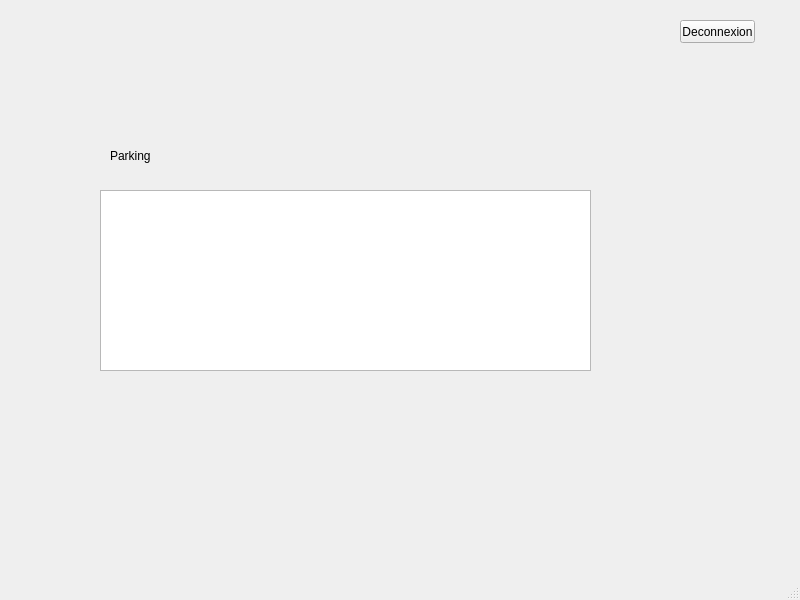
<?xml version="1.0" encoding="UTF-8"?>
<ui version="4.0">
 <class>ParkingInterface</class>
 <widget class="QMainWindow" name="ParkingInterface">
  <property name="geometry">
   <rect>
    <x>0</x>
    <y>0</y>
    <width>800</width>
    <height>600</height>
   </rect>
  </property>
  <property name="windowTitle">
   <string>MainWindow</string>
  </property>
  <widget class="QWidget" name="centralwidget">
   <widget class="QLabel" name="label">
    <property name="geometry">
     <rect>
      <x>110</x>
      <y>140</y>
      <width>81</width>
      <height>31</height>
     </rect>
    </property>
    <property name="text">
     <string>Parking</string>
    </property>
   </widget>
   <widget class="QTableView" name="TableParking">
    <property name="geometry">
     <rect>
      <x>100</x>
      <y>190</y>
      <width>491</width>
      <height>181</height>
     </rect>
    </property>
   </widget>
   <widget class="QPushButton" name="deconnexion">
    <property name="geometry">
     <rect>
      <x>680</x>
      <y>20</y>
      <width>75</width>
      <height>23</height>
     </rect>
    </property>
    <property name="text">
     <string>Deconnexion</string>
    </property>
   </widget>
  </widget>
  <widget class="QMenuBar" name="menubar">
   <property name="geometry">
    <rect>
     <x>0</x>
     <y>0</y>
     <width>800</width>
     <height>22</height>
    </rect>
   </property>
  </widget>
  <widget class="QStatusBar" name="statusbar"/>
 </widget>
 <resources/>
 <connections/>
</ui>
